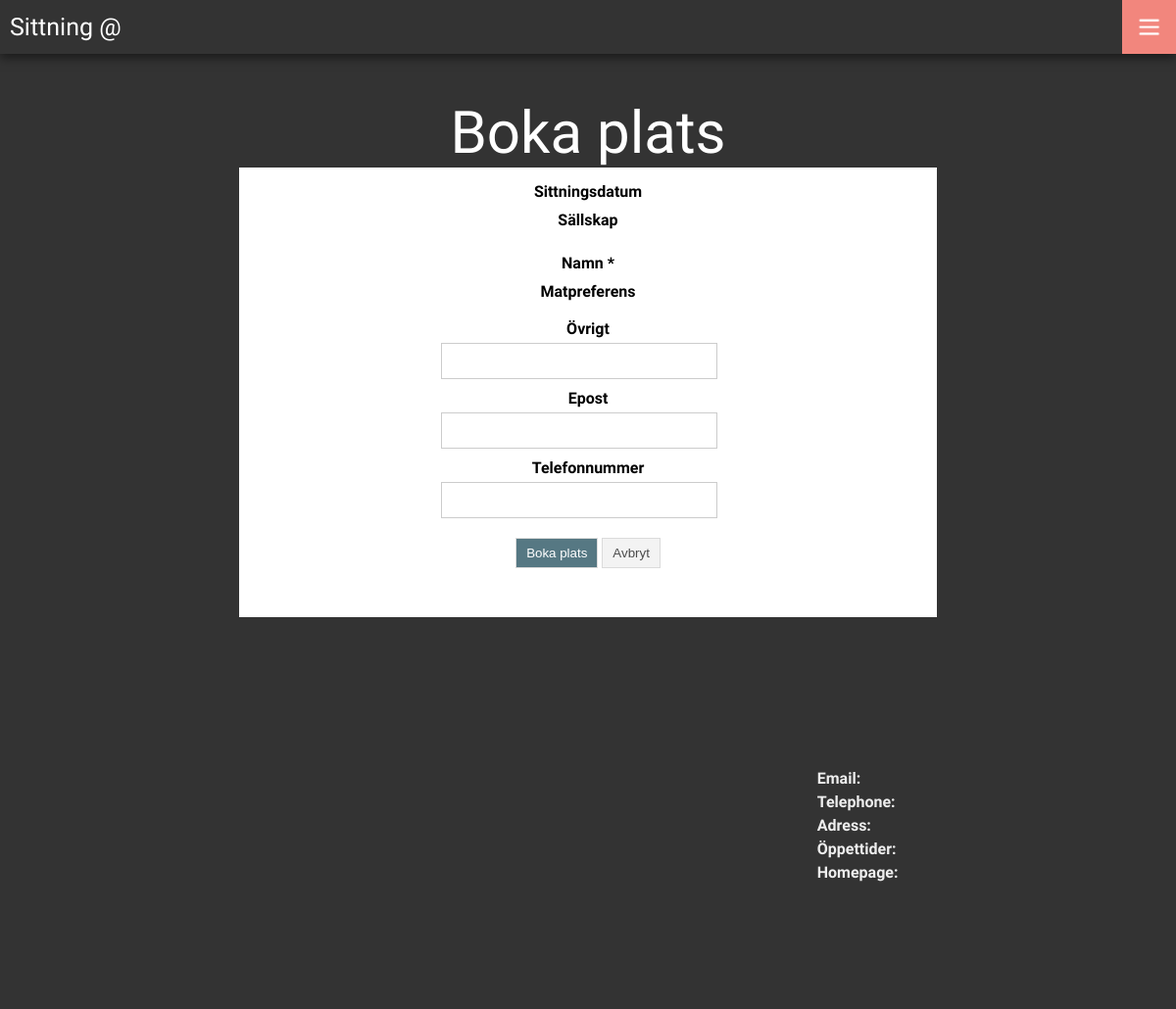
Page /partybooking.php on the earlier database version.
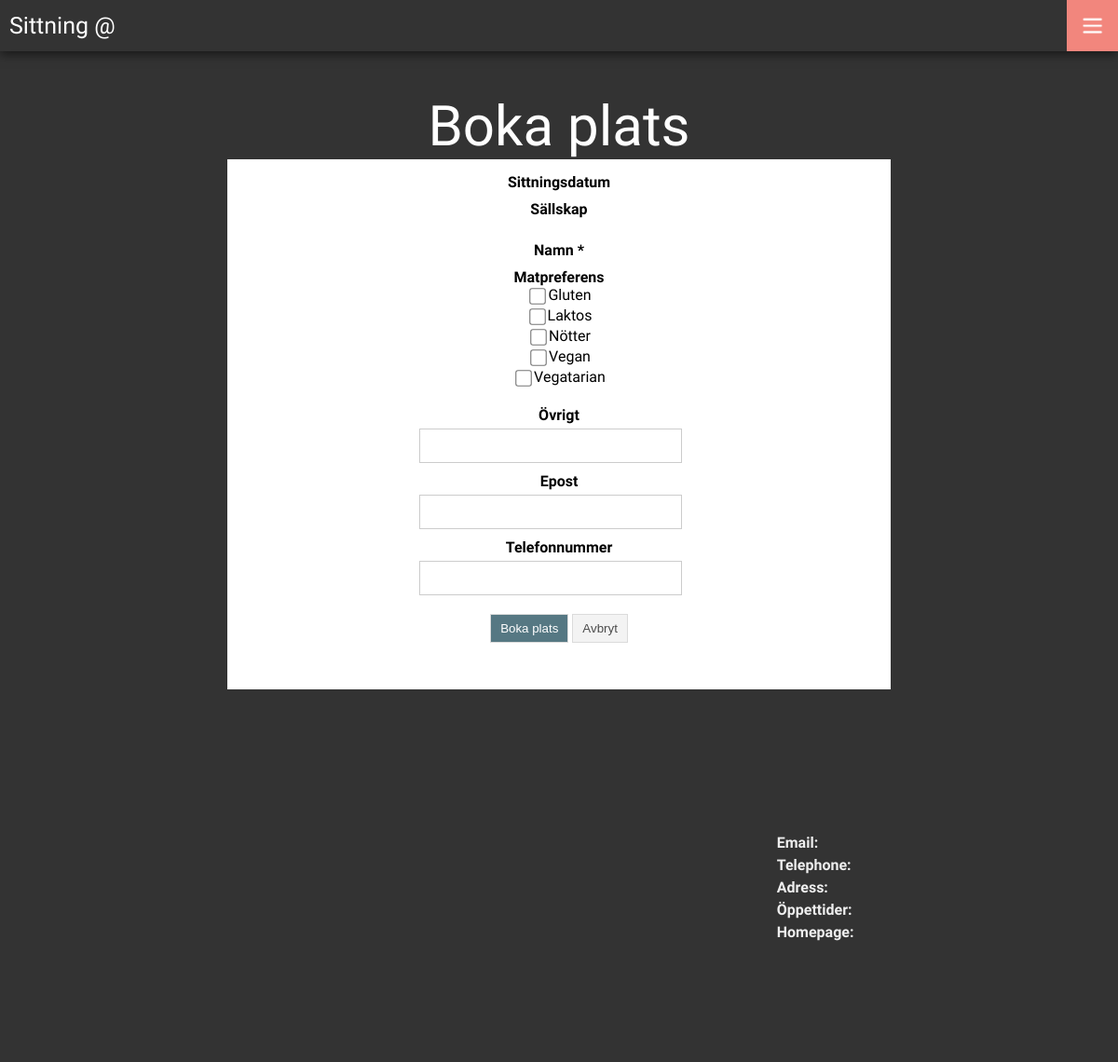
Same page on the later database version.
### tables this page shows
create table foodpref (
	foodPref		varchar(20),
	primary key(foodPref)
);

### link.php (called while the page is built, shortened)
<?php
    $nation = $_GET['nation'];
	if($_SERVER['HTTP_HOST'] == "www.lundasittning.se"){
    	$siteURL = "http://$_SERVER[SERVER_NAME]";
    	$nationURL = "http://$_SERVER[SERVER_NAME]/$nation";
	} else {
	    $nationURL = "http://$_SERVER[SERVER_NAME]:8000/sittning/$nation";
	}
?>

### database/dbHandler.php (called while the page is built, shortened)
<?php
	require_once 'database.php';
	class DatabaseHandler extends DataConverter {
		private $db;
		public function __construct() {
			$this->db = new Database(DB_SERVER, DB_USERNAME, DB_PASSWORD, DB_DATABASE);
		}
		public function connect(){
			$this->db->openConnection();
		}
		public function disconnect(){
			$this->db->closeConnection();
		}
		public function getallfoodpref() {
			$sql = "select * from foodpref";
			$result = $this->db->executequery($sql, array());
			return $result;
		}
	}
?>

### database/database.php (called while the page is built, shortened)
<?php
class Database {
  private $host;
  private $userName;
  private $password;
  private $database;
  private $conn;
  public function __construct($host, $userName, $password, $database) {
    $this->host = $host;
    $this->userName = $userName;
    $this->password = $password;
    $this->database = $database;
  }
  public function openConnection() {
    try {
      $this->conn = new PDO("mysql:host=$this->host;dbname=$this->database",
        $this->userName,  $this->password,
        array(PDO::MYSQL_ATTR_INIT_COMMAND => "SET NAMES utf8"));
      $this->conn->setAttribute(PDO::ATTR_ERRMODE, PDO::ERRMODE_EXCEPTION);
    } catch (PDOException $e) {
      $error = "Connection error: " . $e->getMessage();
      print $error . "<p>";
      unset($this->conn);
      return false;
    }
    return true;
  }
  public function closeConnection() {
    $this->conn = null;
  }
  public function isConnected() {
    return isset($this->conn);
  }
  public function executeQuery($query, $param = null) {
    try {
      $stmt = $this->conn->prepare($query);
      $stmt->execute($param);
      $result = $stmt->fetchAll();
    } catch (PDOException $e) {
      $error = "*** Internal error: " . $e->getMessage() . "<p>" . $query;
      die($error);
    }
    return $result;
  }
}
?>

### partybooking.php (the view, shortened to what this page needs)
<?php
	require_once 'header.php';
 	$dbHandler = new DatabaseHandler();
	$guestMode = $_GET['guestMode'];
	if($guestMode == 1){
	} else {
        $email = $user[3];
        $phone = $user[4];
        $other = $user[5];
    }
    $foodPref = $dbHandler->getAllFoodpref();
 ?>
<div class="content">
	<div class="title">Boka plats</div>
	<div class="booking-content">
        <h4>Sittningsdatum</h4>
        <h4>Sällskap</h4>
		<form class="myForm" action="<?php echo $nationURL; ?>/scripts.php" method="POST">
			<h4>Namn * </h4>
			<h4>Matpreferens</h4>
			<?php
				foreach ($foodPref as $key => $fp) {
					$checked = '';
					echo '<input type="checkbox" name="foodpref[]" value="' . $fp[0] . '" ' . $checked . ' >' . $fp[0] . '<br />';
				}
			?>
			<br />
			<h4>Övrigt</h4>
			<span><input type="text" name="other" value="<?php echo $other; ?>"></span>
            <?php if($guestMode != 1) : ?>
                <h4>Epost</h4>
                <span><input type="text" name="email" value="<?php echo $email; ?>"></span>
                <h4>Telefonnummer</h4>
                <span><input type="text" name="phone" value="<?php echo $phone; ?>"></span>
            <?php endif; ?>
			<input class="primary" type="submit" value="Boka plats" name="bookSpot" />
			<button class="formcancel" onclick="window.history.back();">Avbryt</button>
		</form>
	</div>
</div>
<?php include 'footer.php'; ?>

Differences in the rows shown:
added foodpref: foodPref "Gluten"
added foodpref: foodPref "Laktos"
added foodpref: foodPref "Nötter"
added foodpref: foodPref "Vegan"
added foodpref: foodPref "Vegatarian"
